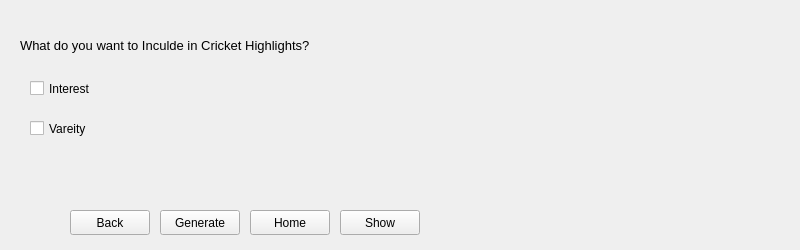
<?xml version="1.0" encoding="UTF-8"?>
<ui version="4.0">
 <class>Genetic_Algo_Win</class>
 <widget class="QMainWindow" name="Genetic_Algo_Win">
  <property name="geometry">
   <rect>
    <x>0</x>
    <y>0</y>
    <width>800</width>
    <height>250</height>
   </rect>
  </property>
  <property name="windowTitle">
   <string>Cricket Highlight Generator</string>
  </property>
  <property name="windowIcon">
   <iconset>
    <normaloff>../cricket.png</normaloff>../cricket.png</iconset>
  </property>
  <property name="autoFillBackground">
   <bool>false</bool>
  </property>
  <property name="styleSheet">
   <string notr="true"/>
  </property>
  <widget class="QWidget" name="centralwidget">
   <widget class="QPushButton" name="btn_back">
    <property name="enabled">
     <bool>true</bool>
    </property>
    <property name="geometry">
     <rect>
      <x>70</x>
      <y>210</y>
      <width>80</width>
      <height>25</height>
     </rect>
    </property>
    <property name="text">
     <string>Back</string>
    </property>
   </widget>
   <widget class="QPushButton" name="btn_next">
    <property name="enabled">
     <bool>true</bool>
    </property>
    <property name="geometry">
     <rect>
      <x>160</x>
      <y>210</y>
      <width>80</width>
      <height>25</height>
     </rect>
    </property>
    <property name="text">
     <string>Generate</string>
    </property>
   </widget>
   <widget class="QPushButton" name="btn_home">
    <property name="enabled">
     <bool>true</bool>
    </property>
    <property name="geometry">
     <rect>
      <x>250</x>
      <y>210</y>
      <width>80</width>
      <height>25</height>
     </rect>
    </property>
    <property name="text">
     <string>Home</string>
    </property>
   </widget>
   <widget class="QCheckBox" name="interest_box">
    <property name="geometry">
     <rect>
      <x>30</x>
      <y>80</y>
      <width>70</width>
      <height>17</height>
     </rect>
    </property>
    <property name="font">
     <font>
      <kerning>true</kerning>
     </font>
    </property>
    <property name="text">
     <string>Interest</string>
    </property>
    <property name="checked">
     <bool>false</bool>
    </property>
   </widget>
   <widget class="QCheckBox" name="vareity_box">
    <property name="geometry">
     <rect>
      <x>30</x>
      <y>120</y>
      <width>70</width>
      <height>17</height>
     </rect>
    </property>
    <property name="text">
     <string>Vareity</string>
    </property>
    <property name="checkable">
     <bool>true</bool>
    </property>
    <property name="checked">
     <bool>false</bool>
    </property>
   </widget>
   <widget class="QLabel" name="label">
    <property name="geometry">
     <rect>
      <x>20</x>
      <y>20</y>
      <width>381</width>
      <height>51</height>
     </rect>
    </property>
    <property name="font">
     <font>
      <pointsize>10</pointsize>
     </font>
    </property>
    <property name="text">
     <string>What do you want to Inculde in Cricket Highlights?</string>
    </property>
   </widget>
   <widget class="QPushButton" name="btn_show">
    <property name="geometry">
     <rect>
      <x>340</x>
      <y>210</y>
      <width>80</width>
      <height>25</height>
     </rect>
    </property>
    <property name="text">
     <string>Show</string>
    </property>
   </widget>
   <widget class="QLabel" name="result_label">
    <property name="geometry">
     <rect>
      <x>250</x>
      <y>70</y>
      <width>231</width>
      <height>101</height>
     </rect>
    </property>
    <property name="font">
     <font>
      <family>Rockwell</family>
      <pointsize>10</pointsize>
     </font>
    </property>
    <property name="text">
     <string/>
    </property>
   </widget>
  </widget>
 </widget>
 <resources/>
 <connections/>
</ui>
